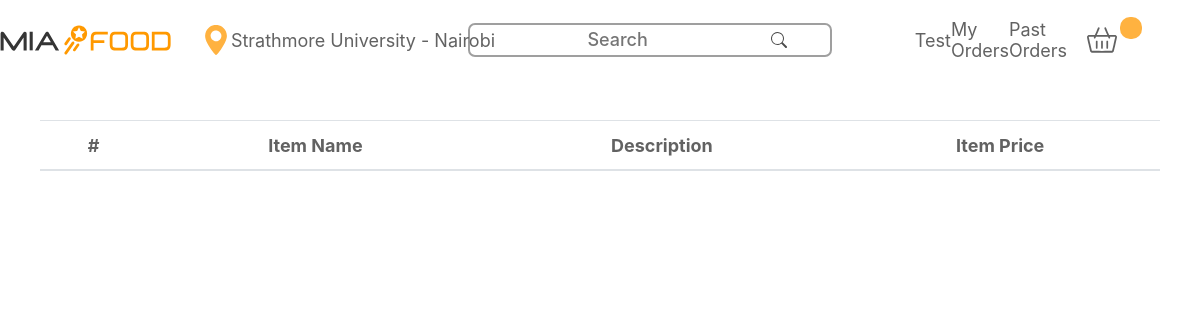
The page /src/php/history.php (signed in) on the database as committed earlier.
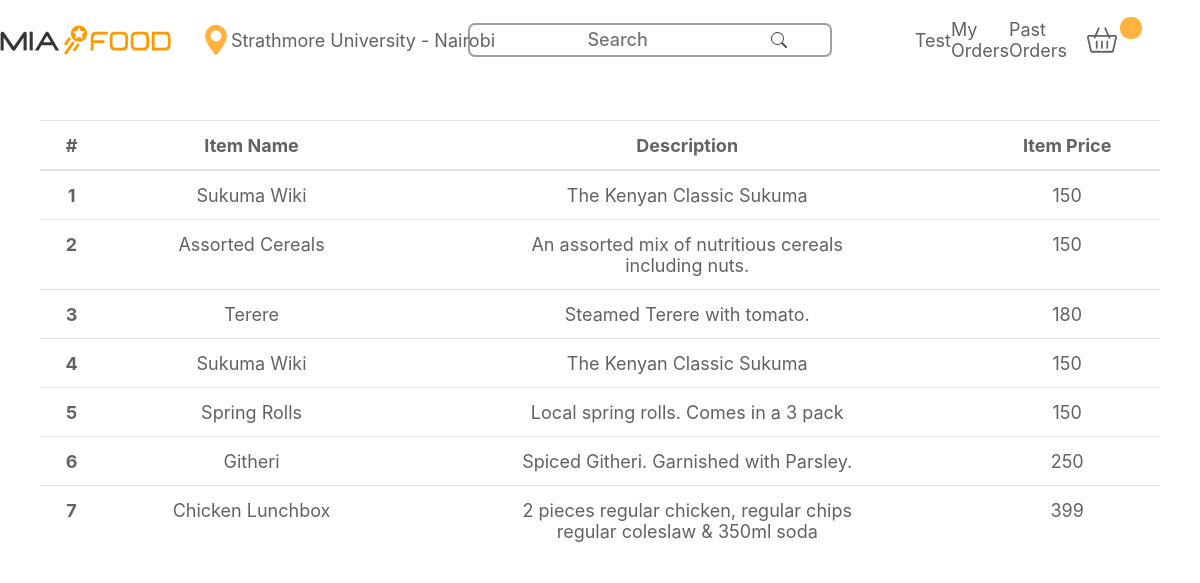
The same page on the database as committed later.
### tables this page shows
CREATE TABLE `users` (
  `id` int(10) NOT NULL,
  `firstname` varchar(40) NOT NULL,
  `lastname` varchar(40) NOT NULL,
  `phone` varchar(100) NOT NULL,
  `email` varchar(40) NOT NULL,
  `password` varchar(40) NOT NULL
);

CREATE TABLE `orders` (
  `table_key` int(11) NOT NULL,
  `item_id` int(11) NOT NULL,
  `id` int(11) NOT NULL
);

CREATE TABLE `menu` (
  `id` int(11) NOT NULL,
  `product_name` text NOT NULL,
  `product_price` int(11) NOT NULL,
  `product_image` varchar(40) NOT NULL,
  `description` text NOT NULL,
  `resturant_id` int(11) NOT NULL
);

### src/php/history.php (the view, shortened to what this page needs)
<?php
include("config.php");
include("../components/head.php");
include('../components/header.php');
$select="SELECT menu.product_name, menu.product_price,menu.description,orders.table_key FROM orders INNER JOIN menu ON orders.item_id=menu.id WHERE orders.id=$user";
$result=mysqli_query($conn,$select);
?>
<section class='tbl-section'>
<table class="table table-hover">
  <thead>
    <tr>
      <th scope="col">#</th>
      <th scope="col">Item Name</th>
      <th scope="col">Description</th>
      <th scope="col">Item Price</th>
    </tr>
  </thead>
  <tbody>
    <?php
    $count=1;
    while($res=mysqli_fetch_assoc($result)){
        echo '<tr>
        <th scope="row">'.$count.'</th>
        <td>'.$res['product_name'].'</td>
        <td>'.$res['description'].'</td>
        <td>'.$res['product_price'].'</td>
      </tr>';
    $count++;
    }
    ?>
  </tbody>
</table>
</section>
</body>
</html>

### src/components/head.php (shortened to what this page needs)
<!DOCTYPE html>
<html lang="en">
<head>
    <link rel="stylesheet" href="../css/history.css" />
    <link rel="stylesheet" href="../css/fonts.css" />
    <link rel="stylesheet" href="../css/landing.css" />
    <link rel="stylesheet" href="../css/order.css" />
    <link rel="stylesheet" href="../css/cart.css" />
    <link rel="stylesheet" href="../css/resturant.css" />
    <link rel="stylesheet" href="../css/iziToast.min.css" />
    <link rel="stylesheet" href="../css/checkout.css" />
</head>
<?php
$user=$_SESSION['user'];
$sql="SELECT * FROM users WHERE id = $user";
$data=mysqli_query($conn,$sql);
$userdata=array();
while($row=mysqli_fetch_assoc($data)){
    $userdata[]=$row;
}
?>
<body>

### src/components/header.php (shortened to what this page needs)
<header>
    <div id="left-elements">
        <img onclick="window.location.replace('landing.php')" class="logo" src="../../assets/jumiafood-logo.svg" />
      <div title="Update my Location" class="location">
        <img class="icon" src="../../assets/maps-and-flags.svg" alt="" />
        <span id="mylocation">Strathmore University - Nairobi</span>
      </div>
    </div>
    <div id="searchbar">
      <input class="top-search" type="search" placeholder="Search"></input>
      <button type="submit">Search</button>
    </div>
    <div id="right-elements">
      <div>
        <a href="../php/profile-edit.php"><?php echo $userdata[0]['firstname']?></a>
        <a href="">My Orders</a>
        <a href="history.php">Past Orders</a>
      </div>
      <div data-after='' id="cart">
        <img class="cart-icon icon"  src="../../assets/shopping-cart.svg" alt="" srcset="" />
      </div>
    </div>
  </header>

### src/css/history.css (style rules this page uses)
.table th, .table td { padding: 0.75rem; vertical-align: top; border-top: 1px solid #dee2e6; }
.table thead th { vertical-align: bottom; border-bottom: 2px solid #dee2e6; }
.table { border-collapse: collapse !important; }
.table td, .table th { background-color: #fff !important; }
section { display: block; width: 100%; }
.table { width: 100%; }
tr { text-align: center; }

### src/css/landing.css (style rules this page uses)
* { box-sizing: border-box; font-family: "SF Pro Display", sans-serif; font-size: 18px; color: #626262; margin: 0; }
section { min-height: 100vh; }
.icon { height: 30px; width: 30px; }
header { position: sticky; top: 0; width: 100%; height: 10vh; background-color: white; display: flex; flex-direction: row; justify-content: space-evenly; align-items: center; z-index: 100; }
#left-elements { display: flex; flex-direction: row; align-items: center; margin-left: -100px; }
.logo { width: 40%; }
#cart { transition: ease-in-out 0.4s; }
#cart::after { position: relative; top: -12px; left: 3px; content: attr(data-after); width: 22px; height: 22px; background-color: #ffb240; border-radius: 10px; display: flex; align-items: center; justify-content: center; color: white; font-size: 15px; }
#left-elements div { margin-left: 20px; display: flex; align-items: center; transition: ease-in-out 0.2s; }
#left-elements div .icon { color: #ffb240 !important; }
#searchbar { outline: #6262629b solid 2px; width: 30%; height: 30px; display: flex; flex-direction: row; align-items: center; padding: 15px; border-radius: 5px; margin-left: -100px; transition: ease-in-out 0.3s; }
.top-search { display: flex; border: none; padding-left: 20px; min-width: 80%; padding-top: 10px; }
.top-search::placeholder { font-size: 18px; text-align: center; }
button[type="submit"] { text-indent: -999px; overflow: hidden; width: 40px; padding: 0; margin: 0; border: 1px solid transparent; border-radius: inherit; cursor: pointer; opacity: 0.7; }
a { text-decoration: none; transition: ease 0.4s; }
#right-elements { width: 20%; display: flex; }
#right-elements div { display: flex; flex-direction: row; margin-left: 20px; align-items: center; }
#right-elements div:nth-of-type(1) { width: 90%; justify-content: space-around; }

### src/css/order.css (style rules this page uses)
input { margin-right: 10px; margin-bottom: 11px; }

### src/css/cart.css (style rules this page uses)
input { max-width: 30px; background-color: transparent; text-align: center; border: none; font-weight: 500; }
button { background-color: transparent; border: none; }

### src/css/checkout.css (style rules this page uses)
section { padding: 40px; max-height: 100%; }

Rows that differ between the two databases and show on the page:
added orders: item.product_name "Sukuma Wiki", item.description "The Kenyan Classic Sukuma", item.product_price "150"
added orders: item.product_name "Assorted Cereals", item.description "An assorted mix of nutritious cereals including nuts.", item.product_price "150"
added orders: item.product_name "Terere", item.description "Steamed Terere with tomato.", item.product_price "180"
added orders: item.product_name "Sukuma Wiki", item.description "The Kenyan Classic Sukuma", item.product_price "150"
added orders: item.product_name "Spring Rolls", item.description "Local spring rolls. Comes in a 3 pack", item.product_price "150"
added orders: item.product_name "Githeri", item.description "Spiced Githeri. Garnished with Parsley.", item.product_price "250"
added orders: item.product_name "Chicken Lunchbox", item.description "2 pieces regular chicken, regular chips regular coleslaw & 350ml soda", item.product_price "399"
